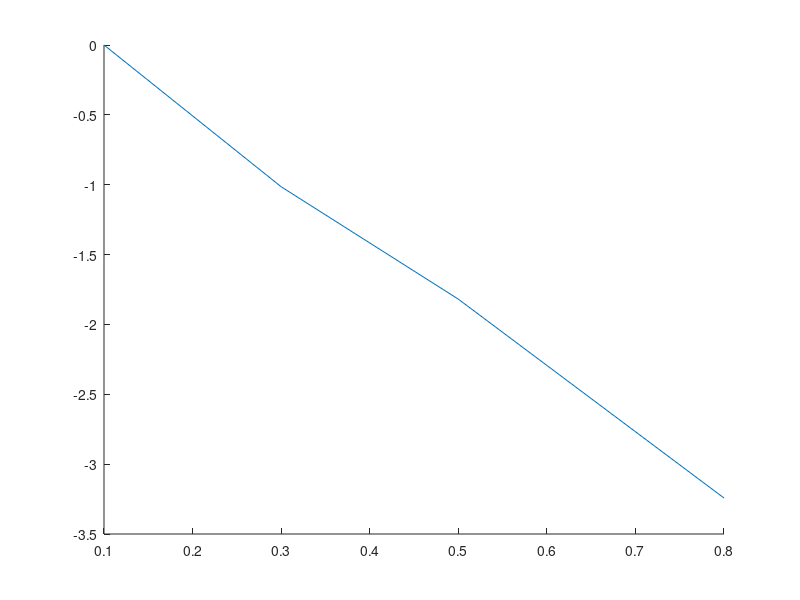

Recreate this plot in MATLAB. (Note: this script raises an error after producing the figure.)
clc
clear
close all

% units
% rho_al, rho_pb = g/cm^3
% t_al, t_pb = s
% tau_0 = mu s
% x_al, x_pb = mm
% n_mess_al, n_korr_al, n1, n_mess_pb, n_korr_pb = 1/s
% d_betamax = mm
% n_gamma_max, n_ges, n_beta_max = 1/s
% mu_al, mu_pb = 1/cm
% mu_rho = cm^2/g
% d_half_pb = mm

% pre allocation
data = struct;

% pre definition
x_al = [0.1, 0.3, 0.5, 0.8, 1.0, 2.0, 3.0, 4.0, 8.0, 16.0]; % in mm
x_pb = [1.0, 2.0, 3.0, 4.0, 6.0, 8.0, 10.0, 15.0, 20.0, 30.0];  % in mm
t_al = ones(size(x_al));
t_pb = ones(size(x_pb));
t_al(:) = 60;    % in s
t_pb(:) = 120;  % in s
tau_0 = 230;    % in µs
y = log(1/50);
rho_al = 2.7;   % in g/cm^3
rho_pb = 11.34; % in g/cm^3

% insert their values here
N_al = [15971, 6026, 2731, 663, 528, 507, 477, 470, 387, 330];
N_pb = [1156, 1061, 884, 772, 660, 573, 475, 346, 268, 134];

% 1a) n_mess & n_korr Aluminium
n_mess_al = zeros(size(N_al));
n_korr_al = zeros(size(N_al));
for N = 1:size(N_al, 2)
    n_mess_al(N) = N_al(N) / t_al(N);
    n_korr_al(N) = (N_al(N) / t_al(N)) / (1 - ((N_al(N) / t_al(N)) * tau_0 * 10^(-6)));
end

% ln(n_i/n_1) Aluminium
ln_nin1_al = zeros(size(N_al));
for N = 1:size(N_al, 2)
    ln_nin1_al(N) = log(n_korr_al(N) / n_korr_al(1));
end

n1 = n_korr_al(1);

% 1b) plot 
fig_al = figure(1);
hold on


% Regressionsgerade
x1 = x_al(1:4);
x2 = x_al(5:end);
y1 = ln_nin1_al(1:4);
y2 = ln_nin1_al(5:end);

p1 = polyfit(x1, y1, 1);
f1 = polyval(p1, x1);
p2 = polyfit(x2, y2, 1);
f2 = polyval(p2, x2);


al_1 = plot(x1, y1);
al_1.Marker = "o";
al_1.MarkerEdgeColor = "blue";
al_1.MarkerFaceColor = "blue";
al_1.LineStyle = "none";
al_1_reg = plot(x1, f1);
al_1_reg.Color = "blue";
al_2 = plot(x2, y2);
al_2.Marker = "o";
al_2.MarkerEdgeColor = "red";
al_2.MarkerFaceColor = "red";
al_2.LineStyle = "none";
al_2_reg = plot(x2, f2);
al_2_reg.Color = "red";

xlabel("x [mm]")
ylabel("ln(ni/n1)")
hold off

m1 = p1(1);     % in 1/mm
y0_1 = p1(2);
m2 = p2(1);     % in 1/mm
y0_2 = p2(2);

% 1c) Interpolation to find d_beta,max
d_betamax = (y - y0_1) / m1;

% 1d) mu/rho
mu_al = -m2 * 10;   % in 1/cm
mu_rho = mu_al/rho_al;  % in cm^2/g

% 2 Nachweiswahrscheinlichkeit
n_gamma_max = exp(y0_2) * n1;
n_ges = exp(y0_1) * n1;
n_beta_max = n_ges - n_gamma_max;

p_nachweis = n_gamma_max / n_beta_max;

data.x_al = x_al;
data.t_al = t_al;
data.N_al = N_al;
data.n_mess_al = n_mess_al;
data.n_korr_al = n_korr_al;
data.ln_nin1_al = ln_nin1_al;
data.n1_al = n1;
data.reg1_al = [m1, y0_1];
data.reg2_al = [m2, y0_2];
data.n_gamma_max_al = n_gamma_max;
data.n_beta_max_al = n_beta_max;
data.d_betamax_al = d_betamax;
data.Massenschwaechungskoeffizient_al = mu_rho;
data.Schwaechungskoeffizient_al = mu_al;
data.p_nachweis = p_nachweis;
data.tau_0 = tau_0;

% 3) Pb
% 3a) 
y = log(1/2);

n_mess_pb = zeros(size(N_pb));
n_korr_pb = zeros(size(N_pb));
for N = 1:size(N_pb, 2)
    n_mess_pb(N) = N_pb(N) / t_pb(N);
    n_korr_pb(N) = (N_pb(N) / t_pb(N)) / (1 - ((N_pb(N) / t_pb(N)) * tau_0 * 10^(-6)));
end

% ln(n_i/n_1) Aluminium
ln_nin1_pb = zeros(size(N_pb));
for N = 1:size(N_pb, 2)
    ln_nin1_pb(N) = log(n_mess_pb(N) / n_mess_pb(1));
end

n1 = n_mess_pb(1);

% plot 
fig_pb = figure(2);
hold on

p_pb = polyfit(x_pb, ln_nin1_pb, 1);
f_pb = polyval(p_pb, x_pb);


% Regressionsgerade
pb_plot = plot(x_pb, ln_nin1_pb);
pb_plot.Marker = "o";
pb_plot.MarkerEdgeColor = "blue";
pb_plot.MarkerFaceColor = "blue";
pb_plot.LineStyle = "none";

pb_plot_reg = plot(x_pb, f_pb);
pb_plot_reg.Color = "blue";

xlabel("x [mm]")
ylabel("ln(ni/n1)")

m1 = p_pb(1);     % in 1/mm
y0_1 = p_pb(2);

% 3 b) Halbwertsdicke
d_half_pb = (y - y0_1) / m1;

% 3c) Schwächungskoeffizient
mu_pb = -m1 * 10;     % in 1/cm
mu_rho = mu_pb/rho_pb;  % in cm^2/g

data.x_pb = x_pb;
data.t_pb = t_pb;
data.N_pb = N_pb;
data.n_mess_pb = n_mess_pb;
data.n_korr_pb = n_korr_pb;
data.ln_nin1_pb = ln_nin1_pb;
data.n1_pb = n1;
data.reg1_pb = [m1, y0_1];
data.d_half_pb = d_half_pb;
data.Massenschwaechungskoeffizient_pb = mu_rho;
data.Schwaechungskoeffizient_pb = mu_pb;


to_save = true;
if to_save
    prompt = ("Insert Filename: ");
    savename = input(prompt);
    save(strcat(char('G:\Meine Ablage\Master\Physik\Abgegebene Protokolle\Praktikum SoSe 25\'), ...
                        char(savename), '.mat'), '-struct', 'data')
end
